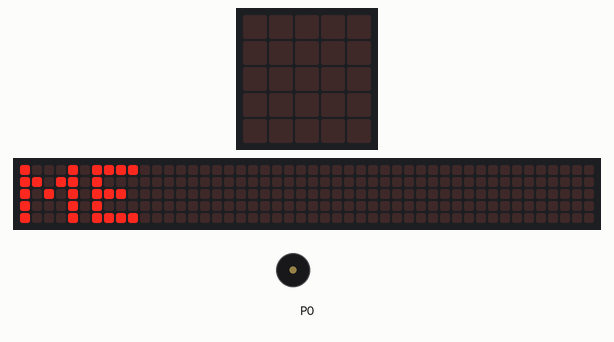
A program run on a simulated BBC micro:bit (MakeCode). Shown: the board's 5×5 LED display, a strip that is not on the board, showing the scrolling text unrolled, buzzer (waves = sounding). The 48×5 strip is a reading aid, not a part: it shows the text the display is scrolling, unrolled, one strip-width of it at a time.

Above: at 2.47 s.
At 7.98 s:
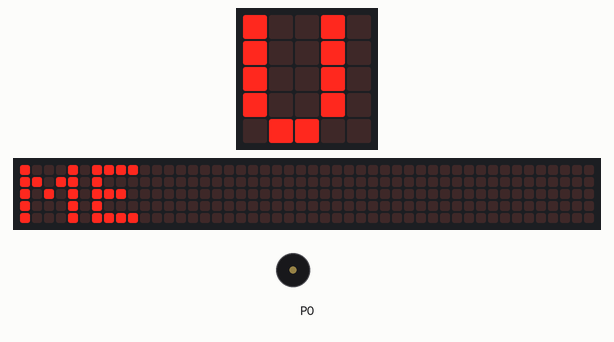
At 18.72 s:
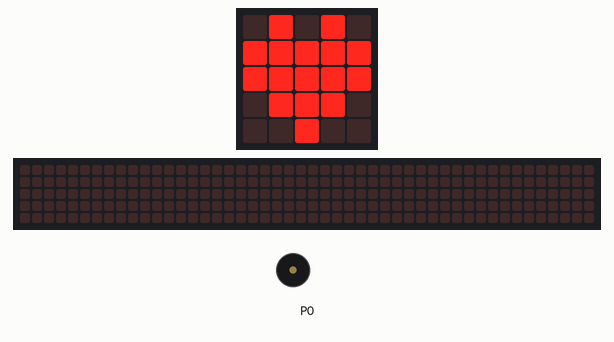
At 34.8 s:
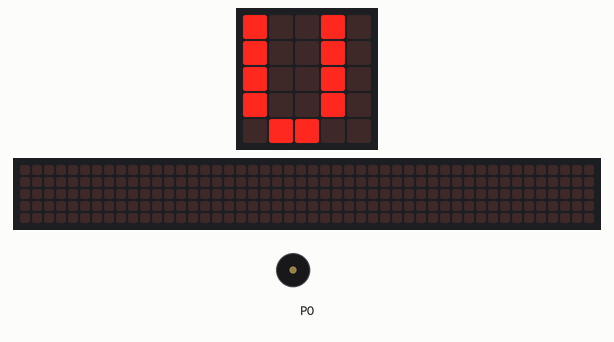
Timing chart, 0 to 40.0 s (numbered marks = the images above):
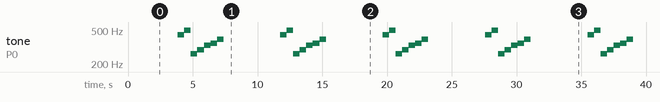

Measured:
- by itself, tone on P0: repeats every 7.9 s: 494 Hz 0.51 s, 262 Hz 0.51 s, 294 Hz 0.51 s, 330 Hz 0.51 s, 349 Hz 0.51 s, 392 Hz 0.50 s, silent 4.4 s, 440 Hz 0.51 s
- what the display in image 0 shows lasts 0.4 s, from 2.3 s to 2.7 s

The program:

main.ts
```typescript
basic.forever(function on_forever() {
    basic.showString("ME")
    basic.showLeds(`
            . # . # .
                    # # # # #
                    # # # # #
                    . # # # .
                    . . # . .
        `)
    basic.showString("U")
    music.playMelody("A B C D E F G - ", 120)
})
```

test.ts
```typescript
// tests gaan hier; deze zal niet worden gecompileerd wanneer dit pakket wordt gebruikt als extensie.
```
